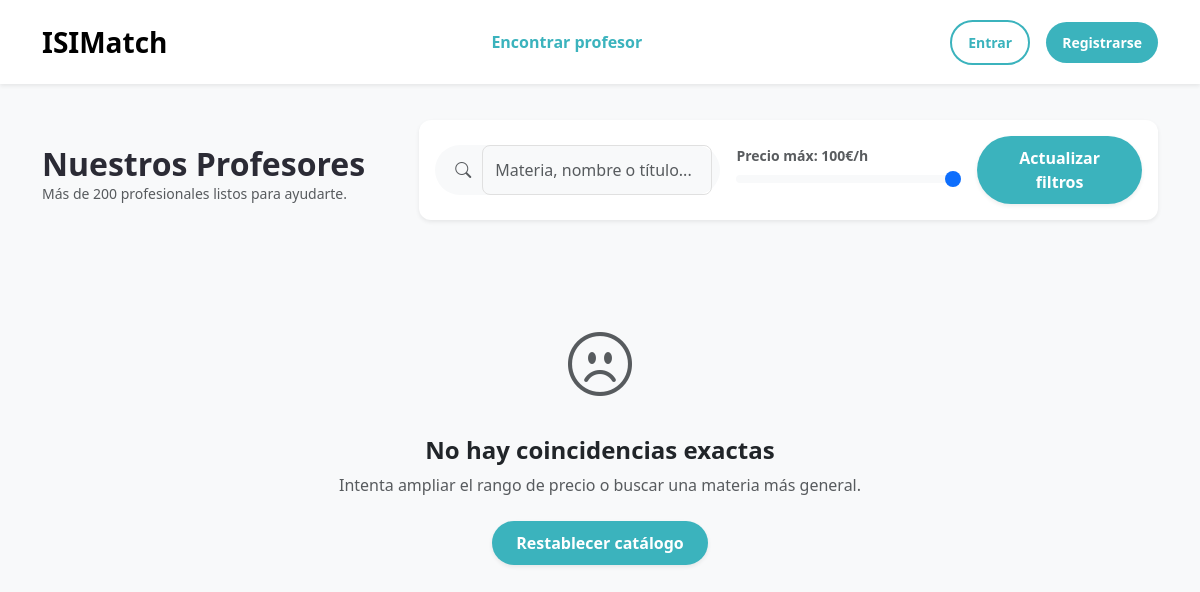
Page /VIEWS/catalogo.php on the earlier database version.
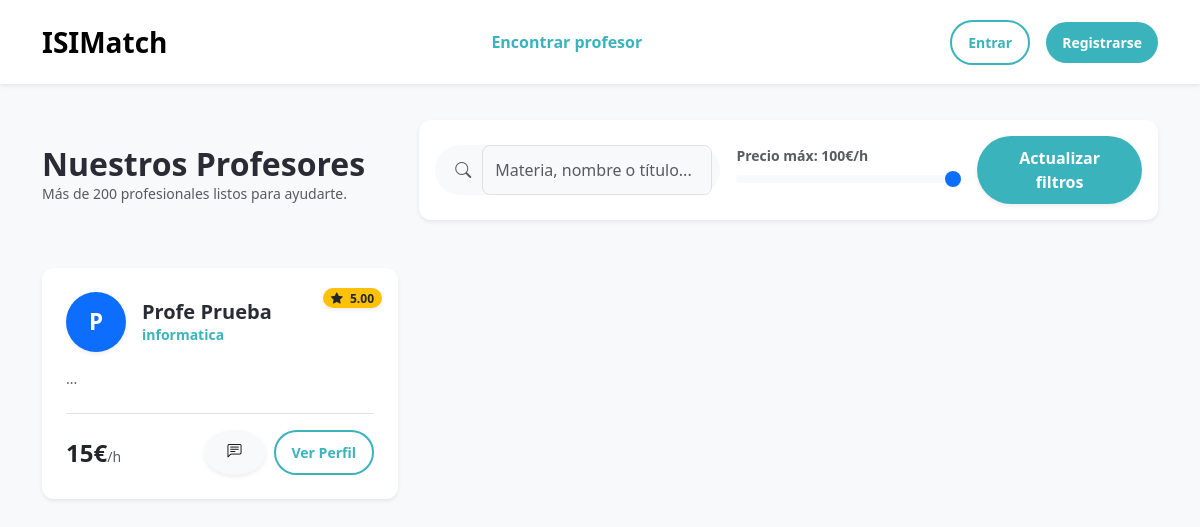
Same page on the later database version.
### tables this page shows
CREATE TABLE `profesores_detalles` (
  `usuario_id` int(11) NOT NULL,
  `titulo_profesional` varchar(100) DEFAULT 'Profesor en ISIMatch',
  `bio` text DEFAULT NULL,
  `tarifa_hora` decimal(10,2) DEFAULT 15.00,
  `linkedin_url` varchar(255) DEFAULT NULL,
  `valoracion_media` decimal(3,2) DEFAULT 5.00,
  `total_resenas` int(11) DEFAULT 0,
  `idiomas` varchar(255) DEFAULT 'Español',
  `tiempo_respuesta` varchar(100) DEFAULT 'menos de 1h'
);

CREATE TABLE `usuarios` (
  `id` int(11) NOT NULL,
  `nombre` varchar(50) NOT NULL,
  `apellidos` varchar(50) NOT NULL,
  `email` varchar(100) NOT NULL,
  `password_hash` varchar(255) NOT NULL,
  `telefono` varchar(20) DEFAULT NULL,
  `rol` enum('alumno','profesor') NOT NULL,
  `anio_nacimiento` int(11) DEFAULT NULL,
  `fecha_registro` timestamp NOT NULL DEFAULT current_timestamp()
);

### VIEWS/catalogo.php (the view, shortened to what this page needs)
<?php
include '../PHP/conexion.php';
$esta_logueado = isset($_SESSION['usuario_id']);
$rol_usuario = $esta_logueado ? $_SESSION['rol'] : '';
$nombre_usuario = $esta_logueado ? htmlspecialchars($_SESSION['nombre']) : '';
$letra_usuario = $esta_logueado ? strtoupper(substr($nombre_usuario, 0, 1)) : 'U';
$link_panel = ($rol_usuario == 'profesor') ? 'dashboard-profesor.php' : 'dashboard-alumno.php';
$link_perfil_propio = ($rol_usuario == 'profesor') ? 'ficha-profesor.php' : 'ficha-alumno.php';
$busqueda = isset($_GET['q']) ? $conn->real_escape_string($_GET['q']) : '';
$precio_max = isset($_GET['precio']) ? (int)$_GET['precio'] : 100;
$sql_base = "SELECT u.id, u.nombre, u.apellidos, pd.titulo_profesional, pd.tarifa_hora, pd.bio, pd.valoracion_media
             FROM usuarios u
             LEFT JOIN profesores_detalles pd ON u.id = pd.usuario_id
             WHERE u.rol = 'profesor'";
$sql_base .= " AND pd.tarifa_hora <= $precio_max";
$sql_base .= " ORDER BY pd.valoracion_media DESC, u.id DESC";
$res = $conn->query($sql_base);
$mensajes_nuevos = 0;
?>
<!doctype html>
<html lang="es">
<head>
    <link href="https://cdn.jsdelivr.net/npm/bootstrap@5.3.0/dist/css/bootstrap.min.css" rel="stylesheet" />
    <link rel="stylesheet" href="https://cdn.jsdelivr.net/npm/bootstrap-icons@1.10.0/font/bootstrap-icons.css" />
    <link rel="stylesheet" href="../CSS/style.css"/>
</head>
<body class="bg-light">
    <nav class="navbar navbar-expand-lg fixed-top py-3 bg-white shadow-sm">
      <div class="container">
        <a class="navbar-brand fw-bold fs-3" href="../index.php">ISIMatch</a>
        <div class="collapse navbar-collapse justify-content-center">
          <ul class="navbar-nav gap-3">
            <li class="nav-item">
                <a class="nav-link fw-bold text-primary-custom" href="catalogo.php">Encontrar profesor</a>
            </li>
          </ul>
        </div>
        <div class="d-flex align-items-center gap-3">
          <?php if($esta_logueado): ?>
            <a href="mensajes.php" class="text-dark position-relative me-2">
                <i class="bi bi-chat-dots fs-5"></i>
                <?php if($mensajes_nuevos > 0): ?>
                    <span class="position-absolute top-0 start-100 translate-middle badge rounded-pill bg-danger" style="font-size: 0.6rem;">
                        <?php echo $mensajes_nuevos; ?>
                    </span>
                <?php endif; ?>
            </a>
            <div class="dropdown">
              <a class="nav-link dropdown-toggle d-flex align-items-center gap-2" href="#" role="button" data-bs-toggle="dropdown">
                <div class="rounded-circle bg-warning text-white d-flex align-items-center justify-content-center fw-bold" style="width:35px; height:35px;">
                    <?php echo $letra_usuario; ?>
                </div>
                <span class="fw-bold d-none d-md-inline"><?php echo $nombre_usuario; ?></span>
              </a>
              <ul class="dropdown-menu dropdown-menu-end border-0 shadow-lg mt-3">
                <li><a class="dropdown-item py-2" href="<?php echo $link_panel; ?>"><i class="bi bi-grid-fill me-2"></i>Mi Panel</a></li>
                <li><a class="dropdown-item py-2" href="<?php echo $link_perfil_propio; ?>"><i class="bi bi-person-fill me-2"></i>Mi Perfil</a></li>
                <?php if($rol_usuario == 'alumno'): ?>
                    <li><a class="dropdown-item py-2" href="pagos-alumno.php"><i class="bi bi-credit-card-fill me-2"></i>Pagos y Facturas</a></li>
                <?php endif; ?>
                <li><hr class="dropdown-divider" /></li>
                <li><a class="dropdown-item text-danger py-2" href="../PHP/logout.php"><i class="bi bi-box-arrow-right me-2"></i>Cerrar sesión</a></li>
              </ul>
            </div>
          <?php else: ?>
            <a href="login.php" class="btn btn-outline-custom btn-sm rounded-pill px-3">Entrar</a>
            <a href="registro.php" class="btn btn-primary-custom btn-sm rounded-pill px-3">Registrarse</a>
          <?php endif; ?>
        </div>
      </div>
    </nav>
    <div class="container" style="margin-top: 120px; margin-bottom: 50px;">
      <div class="row mb-5 align-items-end g-3">
          <div class="col-lg-4">
              <h2 class="fw-bold mb-0">Nuestros Profesores</h2>
              <p class="text-muted small">Más de 200 profesionales listos para ayudarte.</p>
          </div>
          <div class="col-lg-8">
              <form action="catalogo.php" method="GET" class="card p-3 border-0 shadow-sm rounded-4">
                  <div class="row g-3 align-items-center">
                      <div class="col-md-5">
                          <div class="input-group bg-light rounded-pill px-2">
                              <span class="input-group-text bg-transparent border-0 text-muted"><i class="bi bi-search"></i></span>
                              <input type="text" name="q" class="form-control bg-transparent border-0" placeholder="Materia, nombre o título..." value="<?php echo htmlspecialchars($busqueda); ?>">
                          </div>
                      </div>
                      <div class="col-md-4">
                          <label class="form-label small fw-bold mb-0 text-muted">Precio máx: <span id="priceLabel"><?php echo $precio_max; ?></span>€/h</label>
                          <input type="range" name="precio" class="form-range custom-range" min="5" max="100" step="5" value="<?php echo $precio_max; ?>" oninput="document.getElementById('priceLabel').innerText = this.value">
                      </div>
                      <div class="col-md-3">
                          <button type="submit" class="btn btn-primary-custom w-100 rounded-pill fw-bold shadow-sm">Actualizar filtros</button>
                      </div>
                  </div>
              </form>
          </div>
      </div>
      <div class="row g-4">
        <?php
        if ($res && $res->num_rows > 0) {
            while($profe = $res->fetch_assoc()) {
                $inicial = strtoupper(substr($profe['nombre'], 0, 1));
                $tarifa = number_format($profe['tarifa_hora'] ?? 15, 0);
                $rating = $profe['valoracion_media'] ?? '5.0';
                ?>
                <div class="col-md-6 col-lg-4">
                  <div class="card card-custom h-100 p-4 border-0 shadow-sm rounded-4 position-relative transition-hover">
                    <div class="position-absolute top-0 end-0 p-3">
                        <span class="badge bg-warning text-dark rounded-pill px-2 py-1 shadow-sm">
                            <i class="bi bi-star-fill me-1"></i> <?php echo $rating; ?>
                        </span>
                    </div>
                    <div class="d-flex gap-3 align-items-center mb-3">
                      <div class="rounded-circle bg-primary text-white d-flex align-items-center justify-content-center fw-bold shadow-sm" style="width:60px; height:60px; font-size: 1.4rem;">
                        <?php echo $inicial; ?>
                      </div>
                      <div class="overflow-hidden">
                        <h5 class="mb-0 fw-bold text-truncate"><?php echo htmlspecialchars($profe['nombre'] . " " . $profe['apellidos']); ?></h5>
                        <small class="text-primary-custom fw-bold text-truncate d-block">
                            <?php echo htmlspecialchars($profe['titulo_profesional'] ?? 'Tutor ISIMatch'); ?>
                        </small>
                      </div>
                    </div>
                    <p class="text-muted small mb-4">
                        <?php
                        $bio_corta = $profe['bio'] ?? 'Este profesor está terminando de configurar su biografía para darte el mejor servicio.';
                        echo htmlspecialchars(substr($bio_corta, 0, 110)) . '...';
                        ?>
                    </p>
                    <div class="mt-auto pt-3 border-top d-flex justify-content-between align-items-center">
                      <div>
                          <span class="fw-bold fs-4"><?php echo $tarifa; ?>€</span><small class="text-muted">/h</small>
                      </div>
                      <div class="d-flex gap-2">
                          <a href="mensajes.php?con=<?php echo $profe['id']; ?>" class="btn btn-light btn-sm rounded-circle shadow-sm" title="Enviar mensaje">
                              <i class="bi bi-chat-left-text"></i>
                          </a>
                          <a href="ficha-profesor.php?id=<?php echo $profe['id']; ?>" class="btn btn-outline-custom btn-sm rounded-pill px-3 fw-bold">Ver Perfil</a>
                      </div>
                    </div>
                  </div>
                </div>
                <?php
            }
        } else {
            echo "
            <div class='col-12 text-center py-5'>
                <div class='mb-4'>
                    <i class='bi bi-emoji-frown text-muted' style='font-size: 4rem;'></i>
                </div>
                <h4 class='fw-bold text-dark'>No hay coincidencias exactas</h4>
                <p class='text-muted'>Intenta ampliar el rango de precio o buscar una materia más general.</p>
                <a href='catalogo.php' class='btn btn-primary-custom rounded-pill px-4 mt-2 shadow-sm'>Restablecer catálogo</a>
            </div>";
        }
        ?>
      </div>
    </div>
</body>
</html>

### CSS/style.css (style rules this page uses)
:root { --primary-color: #3bb3bd; --primary-hover: #2da1ab; --secondary-color: #ffc947; --text-dark: #2b2b35; --text-muted: #6f757b; --bg-light: #f5f7f9; --white: #ffffff; --shadow-sm: 0 2px 8px rgba(0, 0, 0, 0.08); --shadow-md: 0 4px 16px rgba(0, 0, 0, 0.12); --radius: 12px; }
body { font-family: "Segoe UI", Roboto, Helvetica, Arial, sans-serif; color: var(--text-dark); background-color: var(--bg-light); }
h1, h2, h3, h4, h5, h6 { font-weight: 700; color: var(--text-dark); }
.text-primary-custom { color: var(--primary-color); }
.btn { border-radius: 8px; font-weight: 600; padding: 10px 24px; transition: all 0.3s ease; border: none; }
.btn-primary-custom { background-color: var(--primary-color); color: white; }
.btn-outline-custom { border: 2px solid var(--primary-color); color: var(--primary-color); background: transparent; }
.card, .card-custom { background-color: var(--white); border: none !important; border-radius: var(--radius) !important; box-shadow: var(--shadow-sm); transition: transform 0.3s ease, box-shadow 0.3s ease; }
.form-control, .form-select { border-radius: 8px !important; border: 1px solid #e0e0e0 !important; padding: 12px; }
.navbar { background-color: var(--white) !important; box-shadow: 0 2px 4px rgba(0, 0, 0, 0.05); }

Differences in the rows shown:
added profesores_detalles: valoracion_media "5.00", usuario_id.nombre "P", usuario_id.apellidos "Profe Prueba", titulo_profesional "informatica", tarifa_hora "15"
Other differences:
text no longer shown: "No hay coincidencias exactas Intenta ampliar el rango de precio o buscar una materia más general. Restablecer catálogo"
